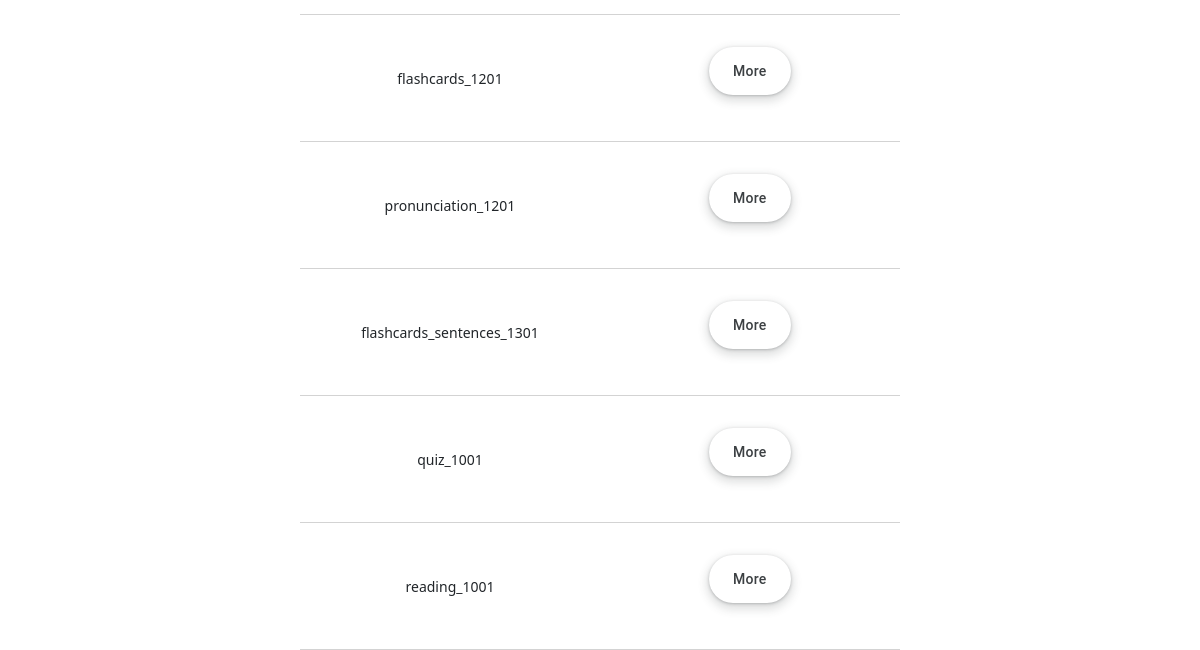
Before: /display_modules.html (signed in, lower part) with the older database file.
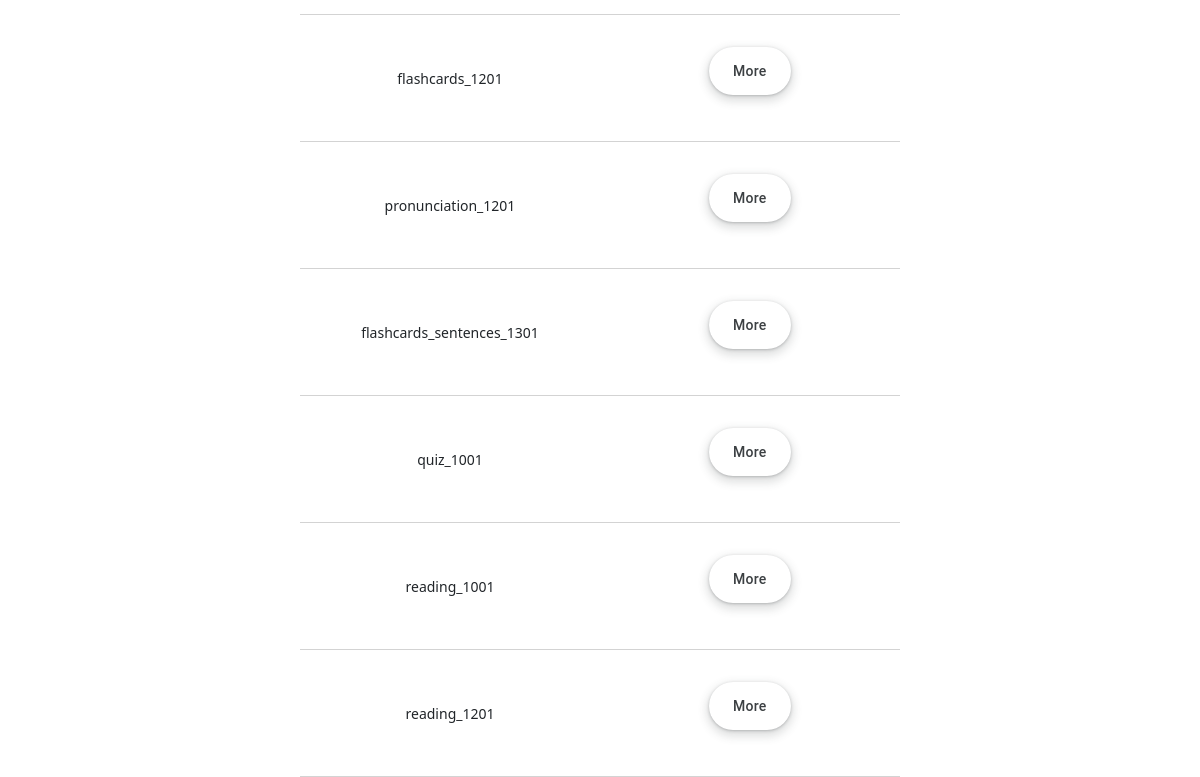
After: the same page with the newer database file.
### nieszkolni_app/models.py (models this page shows)
class Module(models.Model):
    component_id = models.CharField(max_length=200, default="")
    component_type = models.CharField(max_length=200, default="")
    title = models.CharField(max_length=200, default="")
    content = models.TextField(default="")
    resources = models.TextField(default="")
    conditions = models.TextField(default="")
    reference = models.IntegerField(default=0)

### nieszkolni_app/views.py (the view, shortened to what this page needs)
# urls.py: path('display_modules.html', views.display_modules, name="display_modules"),
@staff_member_required
def display_modules(request):
    if request.user.is_authenticated:
        first_name = request.user.first_name
        last_name = request.user.last_name
        current_user = first_name + " " + last_name
        modules = CurriculumManager().display_modules()
        return render(request, "display_modules.html", {
            "modules": modules
            })

### nieszkolni_folder/audit_manager.py (called while the page is built)
    def check_if_clocked_in(self, clocking_user):
        with connection.cursor() as cursor:
            cursor.execute(f'''
                SELECT clock_out
                FROM nieszkolni_app_audit
                WHERE clocking_user = '{clocking_user}'
                AND entry_type = 'automatic'
                AND status = 'started'
                ORDER BY stamp DESC
                LIMIT 1
                ''')
            response = cursor.fetchone()
            if response is not None:
                if response[0] == 0:
                    status = True
                else:
                    status = False
            else:
                status = False
            return status

### nieszkolni_folder/curriculum_manager.py (called while the page is built)
    def display_modules(self):
        with connection.cursor() as cursor:
            cursor.execute(f'''
                SELECT
                component_id,
                component_type,
                title,
                content,
                resources,
                conditions,
                reference
                FROM nieszkolni_app_module
                ''')
            modules = cursor.fetchall()
            return modules

### nieszkolni_app/templates/display_modules.html (shortened to what this page needs)
{% extends 'base.html' %}
{% block 'content' %}
<table>
	{% for module in modules %}
		<tr class="font">
			<td>{{ module.0 }}</td>
			<td>
				<form action="{% url 'display_modules' %}"  method="POST">
					  <div class="flex-parent jc-center">
					    	<button type="submit" class="button_main" name="action_on_module" value="more">More</button>
					  </div>
				</form>
			</td>
		</tr>
	{% endfor %}
</table>
{% endblock %}

Changed rows visible on the page:
added Module: component "reading_1201"
